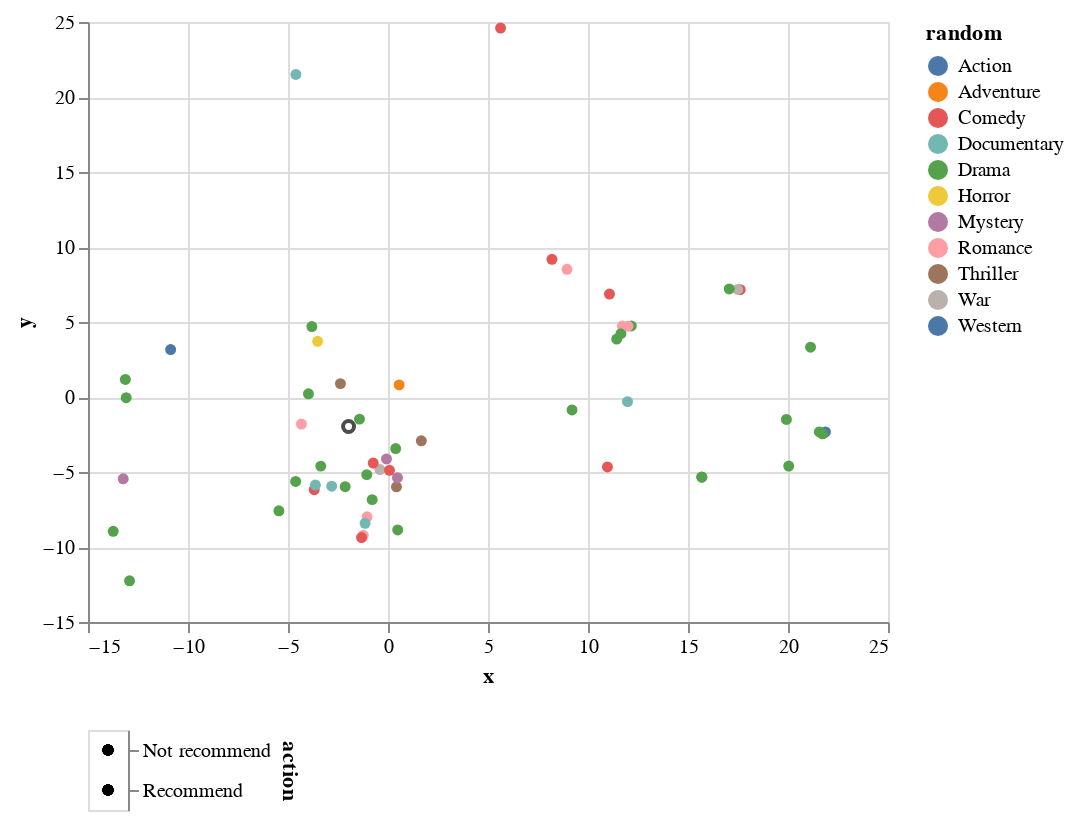

This figure's notebook cell:
### Code cell
show_closest_movies_to_user(user_id)

### Figure 1 — Vega-Lite specification as saved in the notebook (floating-point values rounded to 4 significant figures)
{"config": {"view": {"continuousWidth": 400, "continuousHeight": 300}}, "vconcat": [{"layer": [{"data": {"name": "data-38c2e0163dc79f4c1b01b39e8bead9d3"}, "mark": "circle", "encoding": {"color": {"condition": {"type": "nominal", "field": "random", "selection": "selector001"}, "value": "whitesmoke"}, "opacity": {"condition": {"value": 1, "selection": "selector002"}, "value": 0.2}, "tooltip": {"type": "nominal", "field": "title"}, "x": {"type": "quantitative", "field": "x"}, "y": {"type": "quantitative", "field": "y"}}, "selection": {"selector001": {"type": "multi", "fields": ["random"], "bind": "legend"}}}, {"data": {"name": "data-74f0c964afb45abee4ac041ee1f7cfc9"}, "mark": "point", "encoding": {"color": {"value": "black"}, "x": {"type": "quantitative", "field": "x"}, "y": {"type": "quantitative", "field": "y"}}}]}, {"data": {"name": "data-38c2e0163dc79f4c1b01b39e8bead9d3"}, "mark": "circle", "encoding": {"color": {"condition": {"value": "black", "selection": "selector002"}, "value": "whitesmoke"}, "y": {"type": "nominal", "axis": {"orient": "right"}, "field": "action"}}, "selection": {"selector002": {"type": "multi", "fields": ["action"]}}}], "$schema": "https://vega.github.io/schema/vega-lite/v4.8.1.json", "datasets": {"data-38c2e0163dc79f4c1b01b39e8bead9d3": [{"title": "Looking for Richard (1996)", "x": -2.815, "y": -5.945, "action": "Recommend", "random": "Documentary"}, {"title": "Waiting for Guffman (1996)", "x": -3.69, "y": -6.179, "action": "Recommend", "random": "Comedy"}, {"title": "Blue Angel, The (Blaue Engel, Der) (1930)", "x": 0.3843, "y": -3.434, "action": "Recommend", "random": "Drama"}, {"title": "Die xue shuang xiong (Killer, The) (1989)", "x": 1.667, "y": -2.923, "action": "Recommend", "random": "Thriller"}, {"title": "Fearless (1993)", "x": -1.061, "y": -5.173, "action": "Recommend", "random": "Drama"}, {"title": "When the Cats Away (Chacun cherche son chat) (1996)", "x": -1.237, "y": -9.222, "action": "Recommend", "random": "Romance"}, {"title": "Notorious (1946)", "x": 0.4229, "y": -5.991, "action": "Recommend", "random": "Thriller"}, {"title": "Tin Drum, The (Blechtrommel, Die) (1979)", "x": -0.7912, "y": -6.843, "action": "Recommend", "random": "Drama"}, {"title": "Paris Is Burning (1990)", "x": -3.631, "y": -5.867, "action": "Recommend", "random": "Documentary"}, {"title": "Swiss Family Robinson (1960)", "x": 0.5582, "y": 0.8007, "action": "Recommend", "random": "Adventure"}, {"title": "Farewell to Arms, A (1932)", "x": -0.4037, "y": -4.834, "action": "Recommend", "random": "War"}, {"title": "Pather Panchali (1955)", "x": 0.4852, "y": -8.861, "action": "Recommend", "random": "Drama"}, {"title": "Robert A. Heinlein's The Puppet Masters (1994)", "x": -3.52, "y": 3.713, "action": "Recommend", "random": "Horror"}, {"title": "Queen Margot (Reine Margot, La) (1994)", "x": -1.046, "y": -7.987, "action": "Recommend", "random": "Romance"}, {"title": "Manhattan Murder Mystery (1993)", "x": -0.0762, "y": -4.132, "action": "Recommend", "random": "Mystery"}, {"title": "Boy's Life 2 (1997)", "x": -3.362, "y": -4.607, "action": "Recommend", "random": "Drama"}, {"title": "Little Lord Fauntleroy (1936)", "x": -3.978, "y": 0.2164, "action": "Recommend", "random": "Drama"}, {"title": "Circle of Friends (1995)", "x": -2.142, "y": -5.977, "action": "Recommend", "random": "Drama"}, {"title": "Thirty-Two Short Films About Glenn Gould (1993)", "x": -1.146, "y": -8.418, "action": "Recommend", "random": "Documentary"}, {"title": "Spellbound (1945)", "x": 0.4723, "y": -5.379, "action": "Recommend", "random": "Mystery"}, {"title": "Wild Reeds (1994)", "x": -5.456, "y": -7.586, "action": "Recommend", "random": "Drama"}, {"title": "A Chef in Love (1996)", "x": -1.322, "y": -9.37, "action": "Recommend", "random": "Comedy"}, {"title": "With Honors (1994)", "x": -3.806, "y": 4.697, "action": "Recommend", "random": "Drama"}, {"title": "Blink (1994)", "x": -2.378, "y": 0.8929, "action": "Recommend", "random": "Thriller"}, {"title": "To Catch a Thief (1955)", "x": -0.7395, "y": -4.406, "action": "Recommend", "random": "Comedy"}, {"title": "Some Kind of Wonderful (1987)", "x": -4.33, "y": -1.803, "action": "Recommend", "random": "Romance"}, {"title": "Boys (1996)", "x": -1.426, "y": -1.475, "action": "Recommend", "random": "Drama"}, {"title": "Brassed Off (1996)", "x": -4.617, "y": -5.63, "action": "Recommend", "random": "Drama"}, {"title": "Judgment Night (1993)", "x": -10.87, "y": 3.162, "action": "Recommend", "random": "Action"}, {"title": "Charade (1963)", "x": 0.07268, "y": -4.889, "action": "Recommend", "random": "Comedy"}, {"title": "Symphonie pastorale, La (1946)", "x": 21.79, "y": -2.405, "action": "Not recommend", "random": "Drama"}, {"title": "Terror in a Texas Town (1958)", "x": 21.87, "y": -2.33, "action": "Not recommend", "random": "Western"}, {"title": "Shadows (Cienie) (1988)", "x": 21.72, "y": -2.452, "action": "Not recommend", "random": "Drama"}, {"title": "Touki Bouki (Journey of the Hyena) (1973)", "x": 21.57, "y": -2.331, "action": "Not recommend", "random": "Drama"}, {"title": "Fire on the Mountain (1996)", "x": -4.606, "y": 21.5, "action": "Not recommend", "random": "Documentary"}, {"title": "Kaspar Hauser (1993)", "x": 20.04, "y": -4.606, "action": "Not recommend", "random": "Drama"}, {"title": "Other Voices, Other Rooms (1997)", "x": 19.92, "y": -1.5, "action": "Not recommend", "random": "Drama"}, {"title": "Big One, The (1997)", "x": 5.628, "y": 24.59, "action": "Not recommend", "random": "Comedy"}, {"title": "Liebelei (1933)", "x": 8.95, "y": 8.515, "action": "Not recommend", "random": "Romance"}, {"title": "Hedd Wyn (1992)", "x": -13.09, "y": -0.04838, "action": "Not recommend", "random": "Drama"}, {"title": "Rough Magic (1995)", "x": -13.74, "y": -8.956, "action": "Not recommend", "random": "Drama"}, {"title": "Vie est belle, La (Life is Rosey) (1987)", "x": 12.17, "y": 4.738, "action": "Not recommend", "random": "Drama"}, {"title": "Nobody Loves Me (Keiner liebt mich) (1994)", "x": 10.97, "y": -4.666, "action": "Not recommend", "random": "Comedy"}, {"title": "Vermont Is For Lovers (1992)", "x": 11.72, "y": 4.727, "action": "Not recommend", "random": "Romance"}, {"title": "Brother's Kiss, A (1997)", "x": 11.43, "y": 3.864, "action": "Not recommend", "random": "Drama"}, {"title": "Scream of Stone (Schrei aus Stein) (1991)", "x": 11.65, "y": 4.225, "action": "Not recommend", "random": "Drama"}, {"title": "Lotto Land (1995)", "x": 15.69, "y": -5.344, "action": "Not recommend", "random": "Drama"}, {"title": "Paris Was a Woman (1995)", "x": 11.98, "y": -0.3089, "action": "Not recommend", "random": "Documentary"}, {"title": "All Things Fair (1996)", "x": -13.13, "y": 1.168, "action": "Not recommend", "random": "Drama"}, {"title": "You So Crazy (1994)", "x": 11.07, "y": 6.863, "action": "Not recommend", "random": "Comedy"}, {"title": "Gordy (1995)", "x": 17.61, "y": 7.151, "action": "Not recommend", "random": "Comedy"}, {"title": "Land and Freedom (Tierra y libertad) (1995)", "x": 17.49, "y": 7.167, "action": "Not recommend", "random": "War"}, {"title": "Stefano Quantestorie (1993)", "x": 8.199, "y": 9.182, "action": "Not recommend", "random": "Comedy"}, {"title": "Promise, The (Versprechen, Das) (1994)", "x": 12.0, "y": 4.72, "action": "Not recommend", "random": "Romance"}, {"title": "Kika (1993)", "x": -12.92, "y": -12.25, "action": "Not recommend", "random": "Drama"}, {"title": "They Made Me a Criminal (1939)", "x": 9.202, "y": -0.8637, "action": "Not recommend", "random": "Drama"}, {"title": "MURDER and murder (1996)", "x": -13.24, "y": -5.456, "action": "Not recommend", "random": "Mystery"}, {"title": "Girl in the Cadillac (1995)", "x": 21.13, "y": 3.32, "action": "Not recommend", "random": "Drama"}, {"title": "Low Life, The (1994)", "x": 17.06, "y": 7.203, "action": "Not recommend", "random": "Drama"}, {"title": "August (1996)", "x": 15.69, "y": -5.339, "action": "Not recommend", "random": "Drama"}], "data-74f0c964afb45abee4ac041ee1f7cfc9": [{"userId": 25, "x": -1.971, "y": -1.971}]}}
